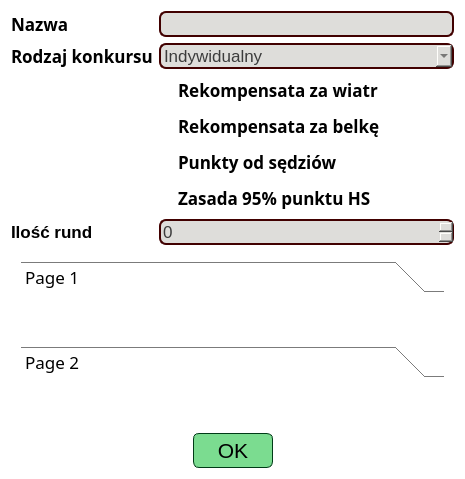
<?xml version="1.0" encoding="UTF-8"?>
<ui version="4.0">
 <class>CompetitionRulesEditorWidget</class>
 <widget class="QWidget" name="CompetitionRulesEditorWidget">
  <property name="geometry">
   <rect>
    <x>0</x>
    <y>0</y>
    <width>465</width>
    <height>479</height>
   </rect>
  </property>
  <property name="windowTitle">
   <string>Form</string>
  </property>
  <property name="styleSheet">
   <string notr="true">background: transparent;
color: black;</string>
  </property>
  <layout class="QVBoxLayout" name="verticalLayout_2">
   <item>
    <layout class="QFormLayout" name="formLayout">
     <item row="0" column="0">
      <widget class="QLabel" name="label">
       <property name="font">
        <font>
         <family>Quicksand Medium</family>
         <pointsize>13</pointsize>
         <bold>true</bold>
        </font>
       </property>
       <property name="text">
        <string>Nazwa</string>
       </property>
      </widget>
     </item>
     <item row="0" column="1">
      <widget class="QLineEdit" name="lineEdit_name">
       <property name="font">
        <font>
         <pointsize>13</pointsize>
        </font>
       </property>
       <property name="styleSheet">
        <string notr="true">QWidget{
	background-color: rgb(222, 221, 218);
	color: rgb(60, 60, 60);
	border: 2px solid rgb(65, 0, 0);
	border-radius: 7px;
}</string>
       </property>
      </widget>
     </item>
     <item row="1" column="0">
      <widget class="QLabel" name="label_6">
       <property name="font">
        <font>
         <family>Quicksand Medium</family>
         <pointsize>13</pointsize>
         <bold>true</bold>
        </font>
       </property>
       <property name="text">
        <string>Rodzaj konkursu</string>
       </property>
      </widget>
     </item>
     <item row="1" column="1">
      <widget class="QComboBox" name="comboBox_competitionType">
       <property name="font">
        <font>
         <pointsize>13</pointsize>
        </font>
       </property>
       <property name="styleSheet">
        <string>QWidget{
	background-color: rgb(222, 221, 218);
	color: rgb(60, 60, 60);
	border: 2px solid rgb(65, 0, 0);
	border-radius: 7px;
}</string>
       </property>
       <item>
        <property name="text">
         <string>Indywidualny</string>
        </property>
       </item>
       <item>
        <property name="text">
         <string>Drużynowy</string>
        </property>
       </item>
      </widget>
     </item>
     <item row="6" column="0">
      <widget class="QLabel" name="label_7">
       <property name="font">
        <font>
         <pointsize>13</pointsize>
         <bold>true</bold>
        </font>
       </property>
       <property name="text">
        <string>Ilość rund</string>
       </property>
      </widget>
     </item>
     <item row="6" column="1">
      <widget class="QSpinBox" name="spinBox_roundsCount">
       <property name="font">
        <font>
         <pointsize>13</pointsize>
        </font>
       </property>
       <property name="styleSheet">
        <string notr="true">QWidget{
	background-color: rgb(222, 221, 218);
	color: rgb(60, 60, 60);
	border: 2px solid rgb(65, 0, 0);
	border-radius: 7px;
}</string>
       </property>
       <property name="maximum">
        <number>10000</number>
       </property>
      </widget>
     </item>
     <item row="2" column="1">
      <widget class="QCheckBox" name="checkBox_windCompensation">
       <property name="font">
        <font>
         <family>Quicksand Medium</family>
         <pointsize>13</pointsize>
         <bold>true</bold>
        </font>
       </property>
       <property name="text">
        <string>Rekompensata za wiatr</string>
       </property>
      </widget>
     </item>
     <item row="3" column="1">
      <widget class="QCheckBox" name="checkBox_gateCompensation">
       <property name="font">
        <font>
         <family>Quicksand Medium</family>
         <pointsize>13</pointsize>
         <bold>true</bold>
        </font>
       </property>
       <property name="text">
        <string>Rekompensata za belkę</string>
       </property>
      </widget>
     </item>
     <item row="4" column="1">
      <widget class="QCheckBox" name="checkBox_judgesPoints">
       <property name="font">
        <font>
         <family>Quicksand Medium</family>
         <pointsize>13</pointsize>
         <bold>true</bold>
        </font>
       </property>
       <property name="text">
        <string>Punkty od sędziów</string>
       </property>
      </widget>
     </item>
     <item row="5" column="1">
      <widget class="QCheckBox" name="checkBox_95HsRule">
       <property name="font">
        <font>
         <family>Quicksand Medium</family>
         <pointsize>13</pointsize>
         <bold>true</bold>
        </font>
       </property>
       <property name="text">
        <string>Zasada 95% punktu HS</string>
       </property>
      </widget>
     </item>
    </layout>
   </item>
   <item>
    <widget class="QScrollArea" name="scrollArea">
     <property name="styleSheet">
      <string notr="true">QScrollArea{
background: transparent;
}
QScrollBar::handle{
border: 2px solid rgb(101, 23, 23);
background-color: rgb(255, 229, 190);
height: 10px;
width: 5px;
}</string>
     </property>
     <property name="widgetResizable">
      <bool>true</bool>
     </property>
     <widget class="QWidget" name="scrollAreaWidgetContents">
      <property name="geometry">
       <rect>
        <x>0</x>
        <y>0</y>
        <width>445</width>
        <height>184</height>
       </rect>
      </property>
      <layout class="QVBoxLayout" name="verticalLayout">
       <item>
        <widget class="QToolBox" name="toolBox_rounds">
         <property name="font">
          <font>
           <family>Quicksand Medium</family>
           <pointsize>13</pointsize>
          </font>
         </property>
         <property name="currentIndex">
          <number>0</number>
         </property>
         <widget class="QWidget" name="page">
          <property name="geometry">
           <rect>
            <x>0</x>
            <y>0</y>
            <width>427</width>
            <height>41</height>
           </rect>
          </property>
          <attribute name="label">
           <string>Page 1</string>
          </attribute>
         </widget>
         <widget class="QWidget" name="page_2">
          <property name="geometry">
           <rect>
            <x>0</x>
            <y>0</y>
            <width>427</width>
            <height>41</height>
           </rect>
          </property>
          <attribute name="label">
           <string>Page 2</string>
          </attribute>
         </widget>
        </widget>
       </item>
       <item>
        <spacer name="verticalSpacer">
         <property name="orientation">
          <enum>Qt::Vertical</enum>
         </property>
         <property name="sizeHint" stdset="0">
          <size>
           <width>20</width>
           <height>40</height>
          </size>
         </property>
        </spacer>
       </item>
      </layout>
     </widget>
    </widget>
   </item>
   <item>
    <layout class="QHBoxLayout" name="horizontalLayout">
     <item>
      <spacer name="horizontalSpacer">
       <property name="orientation">
        <enum>Qt::Horizontal</enum>
       </property>
       <property name="sizeHint" stdset="0">
        <size>
         <width>40</width>
         <height>20</height>
        </size>
       </property>
      </spacer>
     </item>
     <item>
      <widget class="QPushButton" name="pushButton_submit">
       <property name="minimumSize">
        <size>
         <width>80</width>
         <height>35</height>
        </size>
       </property>
       <property name="font">
        <font>
         <family>Ubuntu</family>
         <pointsize>16</pointsize>
        </font>
       </property>
       <property name="focusPolicy">
        <enum>Qt::StrongFocus</enum>
       </property>
       <property name="styleSheet">
        <string notr="true">QPushButton{
border: 1px solid rgb(0, 59, 23);
border-radius: 6px;
color: rgb(0, 0, 0);
background-color: rgb(123, 220, 144);
}
QPushButton:hover{
background-color: rgb(153, 253, 174);
}</string>
       </property>
       <property name="text">
        <string>OK</string>
       </property>
       <property name="default">
        <bool>true</bool>
       </property>
      </widget>
     </item>
     <item>
      <spacer name="horizontalSpacer_2">
       <property name="orientation">
        <enum>Qt::Horizontal</enum>
       </property>
       <property name="sizeHint" stdset="0">
        <size>
         <width>40</width>
         <height>20</height>
        </size>
       </property>
      </spacer>
     </item>
    </layout>
   </item>
  </layout>
 </widget>
 <resources/>
 <connections/>
</ui>
